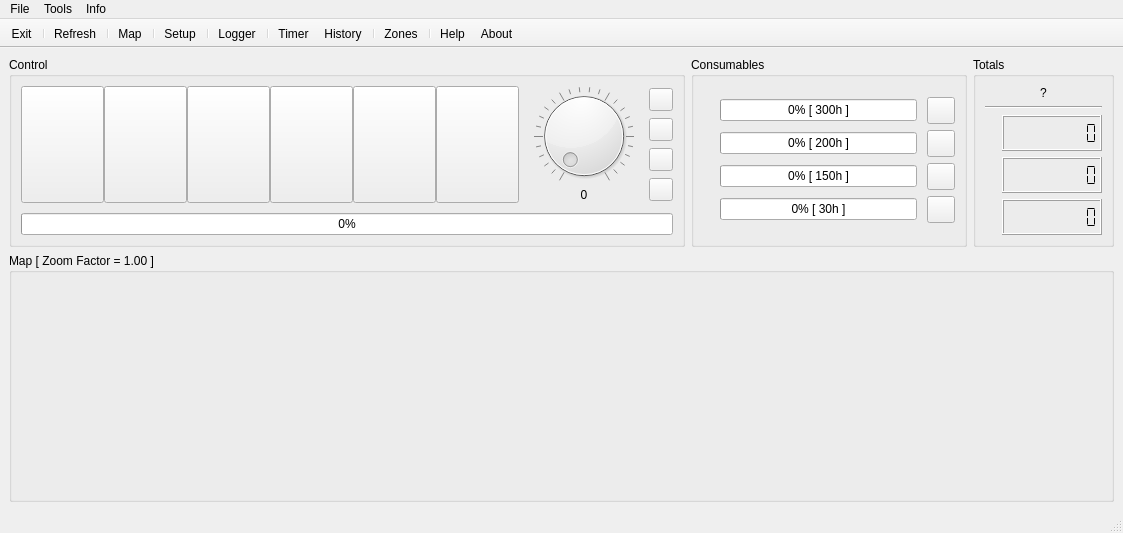
<?xml version="1.0" encoding="UTF-8"?>
<ui version="4.0">
 <class>MainWindow</class>
 <widget class="QMainWindow" name="MainWindow">
  <property name="geometry">
   <rect>
    <x>0</x>
    <y>0</y>
    <width>1123</width>
    <height>533</height>
   </rect>
  </property>
  <property name="windowTitle">
   <string>RoboRock Control Center</string>
  </property>
  <widget class="QWidget" name="centralwidget">
   <layout class="QVBoxLayout" name="verticalLayout_2" stretch="0,1">
    <item>
     <layout class="QHBoxLayout" name="horizontalLayout_2" stretch="0,1,0">
      <item>
       <widget class="QGroupBox" name="groupBox">
        <property name="title">
         <string>Control</string>
        </property>
        <layout class="QHBoxLayout" name="horizontalLayout">
         <item>
          <layout class="QVBoxLayout" name="verticalLayout_5">
           <property name="spacing">
            <number>0</number>
           </property>
           <item>
            <layout class="QHBoxLayout" name="horizontalLayout_3">
             <property name="bottomMargin">
              <number>10</number>
             </property>
             <item>
              <widget class="QToolButton" name="toolButton_Dock">
               <property name="toolTip">
                <string>Goto Charger</string>
               </property>
               <property name="statusTip">
                <string>Goto Charger</string>
               </property>
               <property name="text">
                <string notr="true"/>
               </property>
               <property name="icon">
                <iconset resource="../rrcc.qrc">
                 <normaloff>:/png/png/big_charger.png</normaloff>:/png/png/big_charger.png</iconset>
               </property>
               <property name="iconSize">
                <size>
                 <width>75</width>
                 <height>110</height>
                </size>
               </property>
              </widget>
             </item>
             <item>
              <widget class="QToolButton" name="toolButton_Start">
               <property name="toolTip">
                <string>Start Cleaning</string>
               </property>
               <property name="statusTip">
                <string>Start Cleaning</string>
               </property>
               <property name="text">
                <string notr="true"/>
               </property>
               <property name="icon">
                <iconset resource="../rrcc.qrc">
                 <normaloff>:/png/png/big_start.png</normaloff>:/png/png/big_start.png</iconset>
               </property>
               <property name="iconSize">
                <size>
                 <width>75</width>
                 <height>110</height>
                </size>
               </property>
              </widget>
             </item>
             <item>
              <widget class="QToolButton" name="toolButton_Spot">
               <property name="toolTip">
                <string>Spot Cleaning</string>
               </property>
               <property name="statusTip">
                <string>Spot Cleaning</string>
               </property>
               <property name="text">
                <string notr="true"/>
               </property>
               <property name="icon">
                <iconset resource="../rrcc.qrc">
                 <normaloff>:/png/png/big_spot.png</normaloff>:/png/png/big_spot.png</iconset>
               </property>
               <property name="iconSize">
                <size>
                 <width>75</width>
                 <height>110</height>
                </size>
               </property>
              </widget>
             </item>
             <item>
              <widget class="QToolButton" name="toolButton_Pause">
               <property name="toolTip">
                <string>Pause Cleaning</string>
               </property>
               <property name="statusTip">
                <string>Pause Cleaning</string>
               </property>
               <property name="text">
                <string notr="true"/>
               </property>
               <property name="icon">
                <iconset resource="../rrcc.qrc">
                 <normaloff>:/png/png/big_pause.png</normaloff>:/png/png/big_pause.png</iconset>
               </property>
               <property name="iconSize">
                <size>
                 <width>75</width>
                 <height>110</height>
                </size>
               </property>
              </widget>
             </item>
             <item>
              <widget class="QToolButton" name="toolButton_Stop">
               <property name="toolTip">
                <string>Stop Cleaning</string>
               </property>
               <property name="statusTip">
                <string>Stop Cleaning</string>
               </property>
               <property name="text">
                <string notr="true"/>
               </property>
               <property name="icon">
                <iconset resource="../rrcc.qrc">
                 <normaloff>:/png/png/big_stop.png</normaloff>:/png/png/big_stop.png</iconset>
               </property>
               <property name="iconSize">
                <size>
                 <width>75</width>
                 <height>110</height>
                </size>
               </property>
              </widget>
             </item>
             <item>
              <widget class="QToolButton" name="toolButton_Find">
               <property name="toolTip">
                <string>Find Cleaner</string>
               </property>
               <property name="statusTip">
                <string>Find Cleaner</string>
               </property>
               <property name="text">
                <string notr="true"/>
               </property>
               <property name="icon">
                <iconset resource="../rrcc.qrc">
                 <normaloff>:/png/png/big_speak.png</normaloff>:/png/png/big_speak.png</iconset>
               </property>
               <property name="iconSize">
                <size>
                 <width>75</width>
                 <height>110</height>
                </size>
               </property>
              </widget>
             </item>
             <item>
              <layout class="QHBoxLayout" name="horizontalLayout_4">
               <item>
                <layout class="QVBoxLayout" name="verticalLayout">
                 <property name="spacing">
                  <number>0</number>
                 </property>
                 <property name="leftMargin">
                  <number>15</number>
                 </property>
                 <property name="rightMargin">
                  <number>15</number>
                 </property>
                 <item>
                  <widget class="QDial" name="dial">
                   <property name="sizePolicy">
                    <sizepolicy hsizetype="Fixed" vsizetype="Fixed">
                     <horstretch>0</horstretch>
                     <verstretch>0</verstretch>
                    </sizepolicy>
                   </property>
                   <property name="toolTip">
                    <string>Set Custom Fanspeed</string>
                   </property>
                   <property name="statusTip">
                    <string>Set Custom Fanspeed</string>
                   </property>
                   <property name="minimum">
                    <number>1</number>
                   </property>
                   <property name="maximum">
                    <number>100</number>
                   </property>
                   <property name="singleStep">
                    <number>1</number>
                   </property>
                   <property name="pageStep">
                    <number>5</number>
                   </property>
                   <property name="notchesVisible">
                    <bool>true</bool>
                   </property>
                  </widget>
                 </item>
                 <item>
                  <widget class="QLabel" name="label_Fanspeed">
                   <property name="text">
                    <string notr="true">0</string>
                   </property>
                   <property name="alignment">
                    <set>Qt::AlignCenter</set>
                   </property>
                  </widget>
                 </item>
                </layout>
               </item>
               <item>
                <layout class="QGridLayout" name="gridLayout_3">
                 <property name="topMargin">
                  <number>2</number>
                 </property>
                 <property name="verticalSpacing">
                  <number>7</number>
                 </property>
                 <item row="3" column="0">
                  <widget class="QToolButton" name="toolButton_Fanspeed4">
                   <property name="toolTip">
                    <string>Set Maximum Fanspeed</string>
                   </property>
                   <property name="statusTip">
                    <string>Set Maximum Fanspeed</string>
                   </property>
                   <property name="text">
                    <string notr="true"/>
                   </property>
                   <property name="icon">
                    <iconset resource="../rrcc.qrc">
                     <normaloff>:/png/png/fan_4.png</normaloff>:/png/png/fan_4.png</iconset>
                   </property>
                  </widget>
                 </item>
                 <item row="2" column="0">
                  <widget class="QToolButton" name="toolButton_Fanspeed3">
                   <property name="toolTip">
                    <string>Set Turbo Fanspeed</string>
                   </property>
                   <property name="statusTip">
                    <string>Set Turbo Fanspeed</string>
                   </property>
                   <property name="text">
                    <string notr="true"/>
                   </property>
                   <property name="icon">
                    <iconset resource="../rrcc.qrc">
                     <normaloff>:/png/png/fan_3.png</normaloff>:/png/png/fan_3.png</iconset>
                   </property>
                  </widget>
                 </item>
                 <item row="0" column="0">
                  <widget class="QToolButton" name="toolButton_Fanspeed1">
                   <property name="toolTip">
                    <string>Set Quiet Fanspeed</string>
                   </property>
                   <property name="statusTip">
                    <string>Set Quiet Fanspeed</string>
                   </property>
                   <property name="text">
                    <string notr="true"/>
                   </property>
                   <property name="icon">
                    <iconset resource="../rrcc.qrc">
                     <normaloff>:/png/png/fan_1.png</normaloff>:/png/png/fan_1.png</iconset>
                   </property>
                  </widget>
                 </item>
                 <item row="1" column="0">
                  <widget class="QToolButton" name="toolButton_Fanspeed2">
                   <property name="toolTip">
                    <string>Set Balanced Fanspeed</string>
                   </property>
                   <property name="statusTip">
                    <string>Set Balanced Fanspeed</string>
                   </property>
                   <property name="text">
                    <string notr="true"/>
                   </property>
                   <property name="icon">
                    <iconset resource="../rrcc.qrc">
                     <normaloff>:/png/png/fan_2.png</normaloff>:/png/png/fan_2.png</iconset>
                   </property>
                  </widget>
                 </item>
                </layout>
               </item>
              </layout>
             </item>
            </layout>
           </item>
           <item>
            <widget class="QProgressBar" name="progressBar_Battery">
             <property name="minimumSize">
              <size>
               <width>0</width>
               <height>0</height>
              </size>
             </property>
             <property name="maximumSize">
              <size>
               <width>16777215</width>
               <height>16777215</height>
              </size>
             </property>
             <property name="toolTip">
              <string>Battery Level</string>
             </property>
             <property name="value">
              <number>0</number>
             </property>
            </widget>
           </item>
          </layout>
         </item>
        </layout>
       </widget>
      </item>
      <item>
       <widget class="QGroupBox" name="groupBox_2">
        <property name="title">
         <string>Consumables</string>
        </property>
        <layout class="QVBoxLayout" name="verticalLayout_3">
         <item>
          <layout class="QGridLayout" name="gridLayout">
           <property name="horizontalSpacing">
            <number>10</number>
           </property>
           <item row="3" column="1">
            <widget class="QProgressBar" name="progressBar_Sensors">
             <property name="toolTip">
              <string>Sensors</string>
             </property>
             <property name="value">
              <number>0</number>
             </property>
             <property name="format">
              <string notr="true">%p% [ 30h ]</string>
             </property>
            </widget>
           </item>
           <item row="2" column="1">
            <widget class="QProgressBar" name="progressBar_Filter">
             <property name="toolTip">
              <string>Filter</string>
             </property>
             <property name="value">
              <number>0</number>
             </property>
             <property name="format">
              <string notr="true">%p% [ 150h ]</string>
             </property>
            </widget>
           </item>
           <item row="1" column="0">
            <widget class="QLabel" name="label_5">
             <property name="toolTip">
              <string>Sidebrush</string>
             </property>
             <property name="text">
              <string/>
             </property>
             <property name="pixmap">
              <pixmap resource="../rrcc.qrc">:/png/png/brush-s.png</pixmap>
             </property>
            </widget>
           </item>
           <item row="0" column="1">
            <widget class="QProgressBar" name="progressBar_Mainbrush">
             <property name="toolTip">
              <string>Mainbrush</string>
             </property>
             <property name="value">
              <number>0</number>
             </property>
             <property name="format">
              <string notr="true">%p% [ 300h ]</string>
             </property>
            </widget>
           </item>
           <item row="0" column="0">
            <widget class="QLabel" name="label_4">
             <property name="toolTip">
              <string>Mainbrush</string>
             </property>
             <property name="text">
              <string/>
             </property>
             <property name="pixmap">
              <pixmap resource="../rrcc.qrc">:/png/png/brush-m.png</pixmap>
             </property>
            </widget>
           </item>
           <item row="1" column="1">
            <widget class="QProgressBar" name="progressBar_Sidebrush">
             <property name="toolTip">
              <string>Sidebrush</string>
             </property>
             <property name="value">
              <number>0</number>
             </property>
             <property name="format">
              <string notr="true">%p% [ 200h ]</string>
             </property>
            </widget>
           </item>
           <item row="3" column="0">
            <widget class="QLabel" name="label_7">
             <property name="toolTip">
              <string>Sensors</string>
             </property>
             <property name="text">
              <string/>
             </property>
             <property name="pixmap">
              <pixmap resource="../rrcc.qrc">:/png/png/sensor.png</pixmap>
             </property>
             <property name="alignment">
              <set>Qt::AlignLeading|Qt::AlignLeft|Qt::AlignVCenter</set>
             </property>
            </widget>
           </item>
           <item row="2" column="0">
            <widget class="QLabel" name="label_6">
             <property name="toolTip">
              <string>Filter</string>
             </property>
             <property name="text">
              <string/>
             </property>
             <property name="pixmap">
              <pixmap resource="../rrcc.qrc">:/png/png/filter.png</pixmap>
             </property>
            </widget>
           </item>
           <item row="0" column="2">
            <widget class="QToolButton" name="toolButton_Mainbrush">
             <property name="toolTip">
              <string>Reset Mainbrush</string>
             </property>
             <property name="statusTip">
              <string>Reset Mainbrush</string>
             </property>
             <property name="text">
              <string notr="true"/>
             </property>
             <property name="icon">
              <iconset resource="../rrcc.qrc">
               <normaloff>:/png/png/reset.png</normaloff>:/png/png/reset.png</iconset>
             </property>
             <property name="iconSize">
              <size>
               <width>20</width>
               <height>20</height>
              </size>
             </property>
            </widget>
           </item>
           <item row="1" column="2">
            <widget class="QToolButton" name="toolButton_Sidebrush">
             <property name="toolTip">
              <string>Reset Sidebrush</string>
             </property>
             <property name="statusTip">
              <string>Reset Sidebrush</string>
             </property>
             <property name="text">
              <string notr="true"/>
             </property>
             <property name="icon">
              <iconset resource="../rrcc.qrc">
               <normaloff>:/png/png/reset.png</normaloff>:/png/png/reset.png</iconset>
             </property>
             <property name="iconSize">
              <size>
               <width>20</width>
               <height>20</height>
              </size>
             </property>
            </widget>
           </item>
           <item row="2" column="2">
            <widget class="QToolButton" name="toolButton_Filter">
             <property name="toolTip">
              <string>Reset Filter</string>
             </property>
             <property name="statusTip">
              <string>Reset Filter</string>
             </property>
             <property name="text">
              <string notr="true"/>
             </property>
             <property name="icon">
              <iconset resource="../rrcc.qrc">
               <normaloff>:/png/png/reset.png</normaloff>:/png/png/reset.png</iconset>
             </property>
             <property name="iconSize">
              <size>
               <width>20</width>
               <height>20</height>
              </size>
             </property>
            </widget>
           </item>
           <item row="3" column="2">
            <widget class="QToolButton" name="toolButton_Sensors">
             <property name="toolTip">
              <string>Reset Sensors</string>
             </property>
             <property name="statusTip">
              <string>Reset Sensors</string>
             </property>
             <property name="text">
              <string notr="true"/>
             </property>
             <property name="icon">
              <iconset resource="../rrcc.qrc">
               <normaloff>:/png/png/reset.png</normaloff>:/png/png/reset.png</iconset>
             </property>
             <property name="iconSize">
              <size>
               <width>20</width>
               <height>20</height>
              </size>
             </property>
            </widget>
           </item>
          </layout>
         </item>
        </layout>
       </widget>
      </item>
      <item>
       <widget class="QGroupBox" name="groupBox_4">
        <property name="title">
         <string>Totals</string>
        </property>
        <layout class="QVBoxLayout" name="verticalLayout_4" stretch="0,0,0">
         <item>
          <widget class="QLabel" name="label_Serial">
           <property name="sizePolicy">
            <sizepolicy hsizetype="Preferred" vsizetype="Maximum">
             <horstretch>0</horstretch>
             <verstretch>0</verstretch>
            </sizepolicy>
           </property>
           <property name="toolTip">
            <string>Serial Number</string>
           </property>
           <property name="text">
            <string notr="true">?</string>
           </property>
           <property name="alignment">
            <set>Qt::AlignCenter</set>
           </property>
          </widget>
         </item>
         <item>
          <widget class="Line" name="line">
           <property name="orientation">
            <enum>Qt::Horizontal</enum>
           </property>
          </widget>
         </item>
         <item>
          <layout class="QGridLayout" name="gridLayout_2">
           <property name="horizontalSpacing">
            <number>10</number>
           </property>
           <item row="0" column="1">
            <widget class="QLCDNumber" name="lcdNumber_Area">
             <property name="toolTip">
              <string>Cleaned Area</string>
             </property>
             <property name="digitCount">
              <number>9</number>
             </property>
             <property name="segmentStyle">
              <enum>QLCDNumber::Flat</enum>
             </property>
            </widget>
           </item>
           <item row="2" column="1">
            <widget class="QLCDNumber" name="lcdNumber_Count">
             <property name="toolTip">
              <string>Cleaning Count</string>
             </property>
             <property name="digitCount">
              <number>9</number>
             </property>
             <property name="segmentStyle">
              <enum>QLCDNumber::Flat</enum>
             </property>
            </widget>
           </item>
           <item row="0" column="0">
            <widget class="QLabel" name="label">
             <property name="toolTip">
              <string>Cleaned Area</string>
             </property>
             <property name="text">
              <string/>
             </property>
             <property name="pixmap">
              <pixmap resource="../rrcc.qrc">:/png/png/compass.png</pixmap>
             </property>
            </widget>
           </item>
           <item row="1" column="0">
            <widget class="QLabel" name="label_2">
             <property name="toolTip">
              <string>Cleaned Hours</string>
             </property>
             <property name="text">
              <string/>
             </property>
             <property name="pixmap">
              <pixmap resource="../rrcc.qrc">:/png/png/clock.png</pixmap>
             </property>
            </widget>
           </item>
           <item row="1" column="1">
            <widget class="QLCDNumber" name="lcdNumber_Hours">
             <property name="toolTip">
              <string>Cleaned Hours</string>
             </property>
             <property name="digitCount">
              <number>9</number>
             </property>
             <property name="segmentStyle">
              <enum>QLCDNumber::Flat</enum>
             </property>
            </widget>
           </item>
           <item row="2" column="0">
            <widget class="QLabel" name="label_3">
             <property name="toolTip">
              <string>Cleaning Count</string>
             </property>
             <property name="text">
              <string/>
             </property>
             <property name="pixmap">
              <pixmap resource="../rrcc.qrc">:/png/png/counter.png</pixmap>
             </property>
            </widget>
           </item>
          </layout>
         </item>
        </layout>
       </widget>
      </item>
     </layout>
    </item>
    <item>
     <widget class="QGroupBox" name="groupBox_map">
      <property name="title">
       <string>Map [ Zoom Factor = 1.00 ]</string>
      </property>
      <layout class="QVBoxLayout" name="verticalLayout_6">
       <item>
        <widget class="QGraphicsView" name="graphicsView">
         <property name="enabled">
          <bool>false</bool>
         </property>
         <property name="styleSheet">
          <string notr="true">background-color: rgb(0, 0, 0, 0);</string>
         </property>
         <property name="verticalScrollBarPolicy">
          <enum>Qt::ScrollBarAlwaysOff</enum>
         </property>
         <property name="horizontalScrollBarPolicy">
          <enum>Qt::ScrollBarAlwaysOff</enum>
         </property>
        </widget>
       </item>
      </layout>
     </widget>
    </item>
   </layout>
  </widget>
  <widget class="QMenuBar" name="menubar">
   <property name="geometry">
    <rect>
     <x>0</x>
     <y>0</y>
     <width>1123</width>
     <height>19</height>
    </rect>
   </property>
   <widget class="QMenu" name="menuFile">
    <property name="title">
     <string>File</string>
    </property>
    <addaction name="actionRefresh"/>
    <addaction name="separator"/>
    <addaction name="actionSetup"/>
    <addaction name="separator"/>
    <addaction name="actionExit"/>
   </widget>
   <widget class="QMenu" name="menuHelp">
    <property name="title">
     <string>Info</string>
    </property>
    <addaction name="actionHelp"/>
    <addaction name="actionAbout"/>
   </widget>
   <widget class="QMenu" name="menuTools">
    <property name="title">
     <string>Tools</string>
    </property>
    <addaction name="actionTimer"/>
    <addaction name="actionHistory"/>
    <addaction name="separator"/>
    <addaction name="actionZones"/>
    <addaction name="separator"/>
    <addaction name="actionLogger"/>
   </widget>
   <addaction name="menuFile"/>
   <addaction name="menuTools"/>
   <addaction name="menuHelp"/>
  </widget>
  <widget class="QStatusBar" name="statusbar"/>
  <widget class="QToolBar" name="toolBar">
   <property name="windowTitle">
    <string notr="true">toolBar</string>
   </property>
   <property name="movable">
    <bool>false</bool>
   </property>
   <attribute name="toolBarArea">
    <enum>TopToolBarArea</enum>
   </attribute>
   <attribute name="toolBarBreak">
    <bool>false</bool>
   </attribute>
   <addaction name="actionExit"/>
   <addaction name="separator"/>
   <addaction name="actionRefresh"/>
   <addaction name="separator"/>
   <addaction name="actionMap"/>
   <addaction name="separator"/>
   <addaction name="actionSetup"/>
   <addaction name="separator"/>
   <addaction name="actionLogger"/>
   <addaction name="separator"/>
   <addaction name="actionTimer"/>
   <addaction name="actionHistory"/>
   <addaction name="separator"/>
   <addaction name="actionZones"/>
   <addaction name="separator"/>
   <addaction name="actionHelp"/>
   <addaction name="actionAbout"/>
  </widget>
  <action name="actionExit">
   <property name="icon">
    <iconset resource="../rrcc.qrc">
     <normaloff>:/png/png/exit.png</normaloff>:/png/png/exit.png</iconset>
   </property>
   <property name="text">
    <string>Exit</string>
   </property>
   <property name="statusTip">
    <string>Exit Program</string>
   </property>
  </action>
  <action name="actionAbout">
   <property name="icon">
    <iconset resource="../rrcc.qrc">
     <normaloff>:/png/png/info.png</normaloff>:/png/png/info.png</iconset>
   </property>
   <property name="text">
    <string>About</string>
   </property>
   <property name="statusTip">
    <string>Show About</string>
   </property>
  </action>
  <action name="actionHelp">
   <property name="icon">
    <iconset resource="../rrcc.qrc">
     <normaloff>:/png/png/help.png</normaloff>:/png/png/help.png</iconset>
   </property>
   <property name="text">
    <string>Help</string>
   </property>
   <property name="statusTip">
    <string>Show Help</string>
   </property>
  </action>
  <action name="actionTimer">
   <property name="icon">
    <iconset resource="../rrcc.qrc">
     <normaloff>:/png/png/timer.png</normaloff>:/png/png/timer.png</iconset>
   </property>
   <property name="text">
    <string>Timer</string>
   </property>
   <property name="toolTip">
    <string>Timer</string>
   </property>
   <property name="statusTip">
    <string>Manage Timer</string>
   </property>
  </action>
  <action name="actionHistory">
   <property name="icon">
    <iconset resource="../rrcc.qrc">
     <normaloff>:/png/png/history.png</normaloff>:/png/png/history.png</iconset>
   </property>
   <property name="text">
    <string>History</string>
   </property>
   <property name="toolTip">
    <string>History</string>
   </property>
   <property name="statusTip">
    <string>Show History</string>
   </property>
  </action>
  <action name="actionSetup">
   <property name="icon">
    <iconset resource="../rrcc.qrc">
     <normaloff>:/png/png/setup.png</normaloff>:/png/png/setup.png</iconset>
   </property>
   <property name="text">
    <string>Setup</string>
   </property>
   <property name="toolTip">
    <string>Setup</string>
   </property>
   <property name="statusTip">
    <string>Configure Settings</string>
   </property>
  </action>
  <action name="actionLogger">
   <property name="icon">
    <iconset resource="../rrcc.qrc">
     <normaloff>:/png/png/logger.png</normaloff>:/png/png/logger.png</iconset>
   </property>
   <property name="text">
    <string>Logger</string>
   </property>
   <property name="toolTip">
    <string>Logger</string>
   </property>
   <property name="statusTip">
    <string>Show Log</string>
   </property>
  </action>
  <action name="actionRefresh">
   <property name="icon">
    <iconset resource="../rrcc.qrc">
     <normaloff>:/png/png/refresh.png</normaloff>:/png/png/refresh.png</iconset>
   </property>
   <property name="text">
    <string>Refresh</string>
   </property>
   <property name="toolTip">
    <string>Refresh</string>
   </property>
   <property name="statusTip">
    <string>Refresh Status</string>
   </property>
  </action>
  <action name="actionMap">
   <property name="checkable">
    <bool>true</bool>
   </property>
   <property name="icon">
    <iconset resource="../rrcc.qrc">
     <normaloff>:/png/png/map.png</normaloff>:/png/png/map.png</iconset>
   </property>
   <property name="text">
    <string>Map</string>
   </property>
   <property name="statusTip">
    <string>Show Map</string>
   </property>
  </action>
  <action name="actionMenu_Map_Reset">
   <property name="icon">
    <iconset resource="../rrcc.qrc">
     <normaloff>:/png/png/zoom.png</normaloff>:/png/png/zoom.png</iconset>
   </property>
   <property name="text">
    <string>Reset Zoom</string>
   </property>
   <property name="statusTip">
    <string>Reset Zoom</string>
   </property>
  </action>
  <action name="actionMenu_Map_Goto">
   <property name="icon">
    <iconset resource="../rrcc.qrc">
     <normaloff>:/png/png/goto.png</normaloff>:/png/png/goto.png</iconset>
   </property>
   <property name="text">
    <string>Goto Position</string>
   </property>
   <property name="statusTip">
    <string>Goto Position</string>
   </property>
  </action>
  <action name="actionMenu_Map_FlipH">
   <property name="checkable">
    <bool>true</bool>
   </property>
   <property name="text">
    <string>Flip Horizontal</string>
   </property>
   <property name="toolTip">
    <string>Flip Horizontal</string>
   </property>
   <property name="statusTip">
    <string>Flip Horizontal</string>
   </property>
  </action>
  <action name="actionMenu_Map_FlipV">
   <property name="checkable">
    <bool>true</bool>
   </property>
   <property name="text">
    <string>Flip Vertical</string>
   </property>
   <property name="toolTip">
    <string>Flip Vertical</string>
   </property>
   <property name="statusTip">
    <string>Flip Vertical</string>
   </property>
  </action>
  <action name="actionMenu_Map_SwapY">
   <property name="checkable">
    <bool>true</bool>
   </property>
   <property name="text">
    <string>Swap Up/Down</string>
   </property>
   <property name="toolTip">
    <string>Swap Up/Down</string>
   </property>
   <property name="statusTip">
    <string>Swap Up/Down</string>
   </property>
  </action>
  <action name="actionMenu_Map_Rotate0">
   <property name="checkable">
    <bool>true</bool>
   </property>
   <property name="text">
    <string>Rotate 0°</string>
   </property>
   <property name="toolTip">
    <string>Rotate 0°</string>
   </property>
   <property name="statusTip">
    <string>Rotate 0°</string>
   </property>
  </action>
  <action name="actionMenu_Map_Rotate90">
   <property name="checkable">
    <bool>true</bool>
   </property>
   <property name="text">
    <string>Rotate 90°</string>
   </property>
   <property name="toolTip">
    <string>Rotate 90°</string>
   </property>
   <property name="statusTip">
    <string>Rotate 90°</string>
   </property>
  </action>
  <action name="actionMenu_Map_Rotate180">
   <property name="checkable">
    <bool>true</bool>
   </property>
   <property name="text">
    <string>Rotate 180°</string>
   </property>
   <property name="toolTip">
    <string>Rotate 180°</string>
   </property>
   <property name="statusTip">
    <string>Rotate 180°</string>
   </property>
  </action>
  <action name="actionMenu_Map_Rotate270">
   <property name="checkable">
    <bool>true</bool>
   </property>
   <property name="text">
    <string>Rotate 270°</string>
   </property>
   <property name="toolTip">
    <string>Rotate 270°</string>
   </property>
   <property name="statusTip">
    <string>Rotate 270°</string>
   </property>
  </action>
  <action name="actionZones">
   <property name="icon">
    <iconset resource="../rrcc.qrc">
     <normaloff>:/png/png/zone.png</normaloff>:/png/png/zone.png</iconset>
   </property>
   <property name="text">
    <string>Zones</string>
   </property>
   <property name="toolTip">
    <string>Zones</string>
   </property>
   <property name="statusTip">
    <string>Edit Zones</string>
   </property>
  </action>
 </widget>
 <resources>
  <include location="../rrcc.qrc"/>
 </resources>
 <connections/>
</ui>
